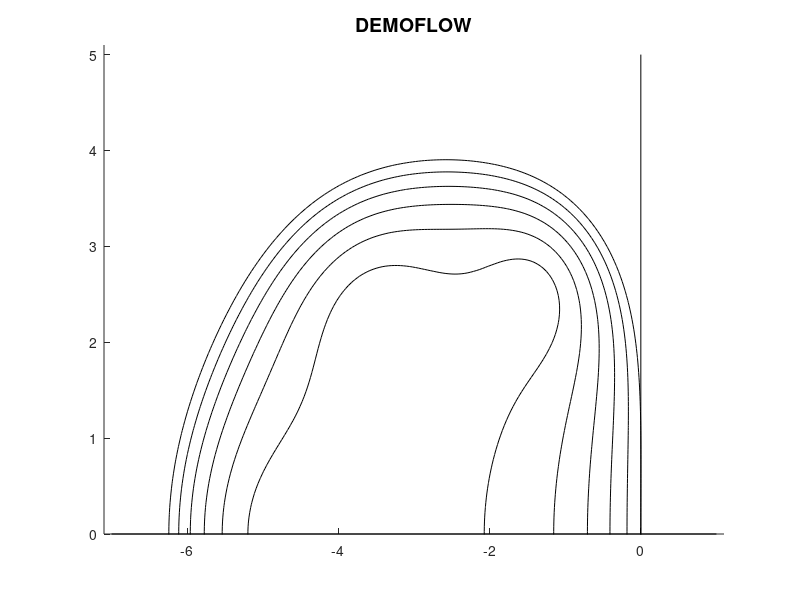

MATLAB code for this plot:
% RK stab
%close all
%clear all
format compact
RKcoeffs ={[2/3 2/3 1],[0.0695  0.1602  0.2898 0.5060  1.0000 ]};
nms = {'Edge','DEMOFLOW'};
nm = length (RKcoeffs);
xmin = -7; xmax = 1; ymin = -5; ymax = 5;
np = 200;
[xx,yy] = meshgrid(linspace(xmin,xmax,np),linspace(ymin,ymax,np));
z = xx+1i*yy;
zone = ones(size(xx));
figure(1)
hold on
for k =2
    c = RKcoeffs{k}
    p = zone;
    ns = length (c);
    for m = 1:ns
        p = zone+c(m)*z.*p;
    end
    %subplot(1,nm,k)
    contour(xx,yy,abs(p),linspace(0,1,7),'k')
    hold on
    plot([xmin,xmax],[0 0],'k')
    plot([0 0],[ymin ymax],'k')
    title(nms{k},'fontsize',14)
    axis([xmin-0.1 xmax+0.1 0 ymax+0.1])
    %axis equal
end
